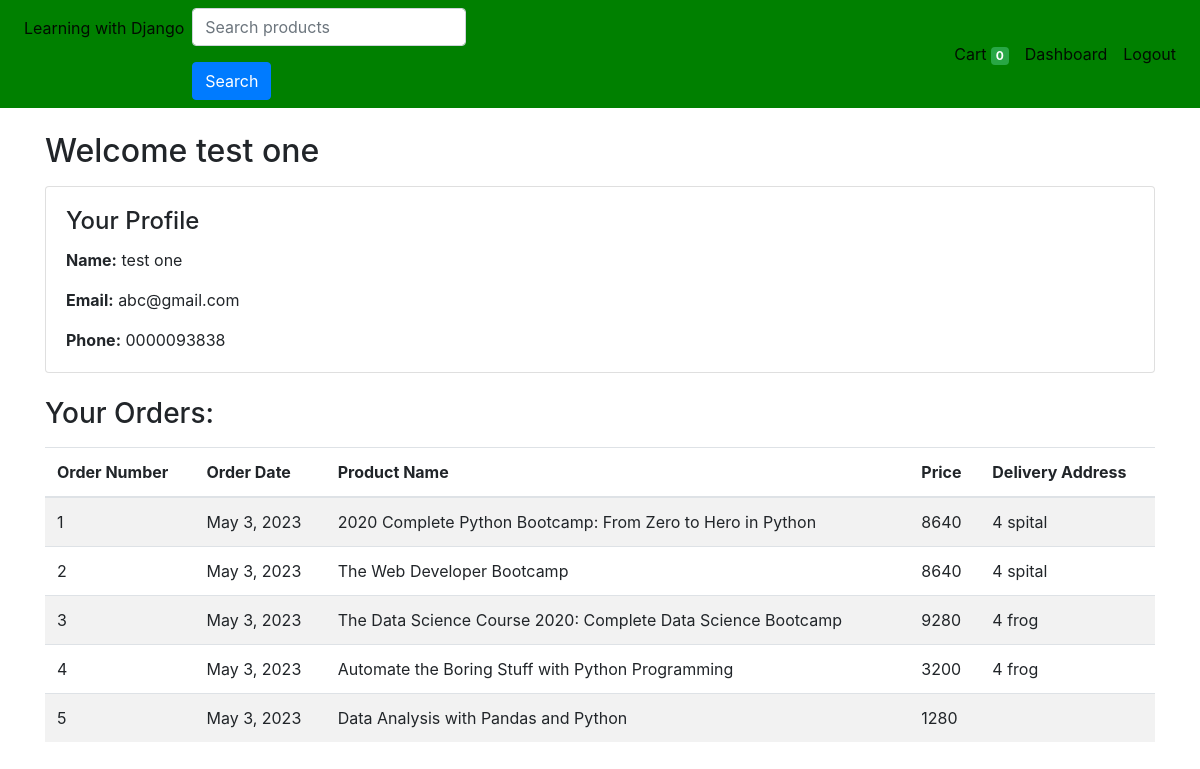
The app's page /user_dashboard (signed in), older data.
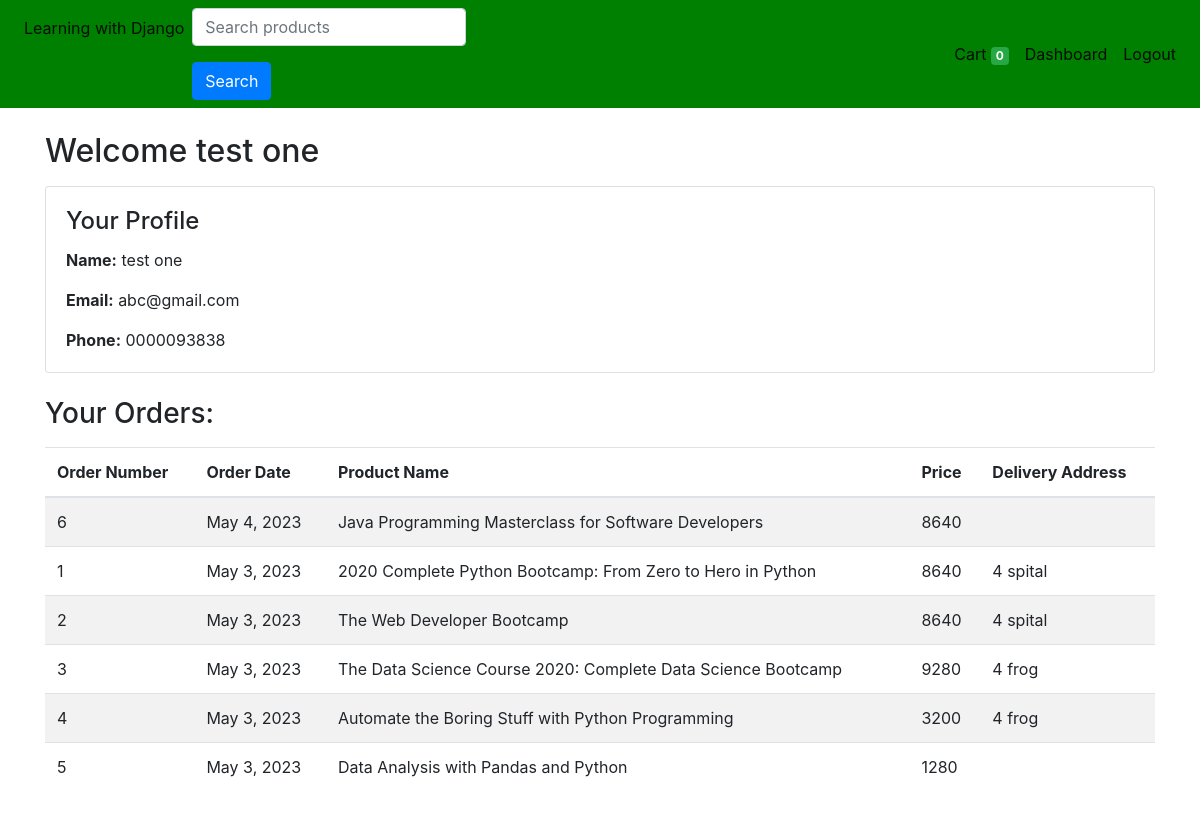
The same page, newer data.
### store/models/orders.py (models this page shows, shortened)
class Order(models.Model):
    product = models.ForeignKey(Products,
                                on_delete=models.CASCADE)
    customer = models.ForeignKey(Customer,
                                 on_delete=models.CASCADE)
    quantity = models.IntegerField(default=1)
    price = models.IntegerField()
    address = models.CharField (max_length=50, default='', blank=True)
    phone = models.CharField (max_length=50, default='', blank=True)
    date = models.DateField (default=datetime.datetime.today)
    @staticmethod
    def get_orders_by_customer(customer_id):
        return Order.objects.filter(customer=customer_id).order_by('-date')

### store/models/product.py (models this page shows, shortened)
class Products(models.Model):
    title = models.CharField(max_length=60)
    price_detail_amount= models.IntegerField(default=0)
    url= models.CharField(max_length=250, default='', blank=True, null= True)

### store/views/dashboard.py (the view)
# urls.py: path('user_dashboard', user_dashboard, name='user_dashboard'),
def user_dashboard(request):
    customer = Customer.objects.get(id=request.session['customer'])
    orders = Order.get_orders_by_customer(customer.id)
    context = {'customer': customer, 'orders': orders}
    return render(request, 'user_dashboard.html', context)

### store/templates/user_dashboard.html
{% extends 'base.html' %}
{% block content %}
  <div class="container mt-4">
    <h2 class="mb-3">Welcome {{ customer.first_name }} {{ customer.last_name }}</h2>
    <div class="card mb-4">
      <div class="card-body">
        <h4 class="card-title">Your Profile</h4>
        <p class="card-text"><strong>Name:</strong> {{ customer.first_name }} {{ customer.last_name }}</p>
        <p class="card-text"><strong>Email:</strong> {{ customer.email }}</p>
        <p class="card-text"><strong>Phone:</strong> {{ customer.phone }}</p>
      </div>
    </div>
    <h3 class="mb-3">Your Orders:</h3>
    {% if orders %}
      <div class="table-responsive mb-4">
        <table class="table table-striped">
          <thead>
            <tr>
              <th>Order Number</th>
              <th>Order Date</th>
              <th>Product Name</th>
              <th>Price</th>
              <th>Delivery Address</th>
            </tr>
          </thead>
          <tbody>
            {% for order in orders %}
              <tr>
                <td>{{ order.id }}</td>
                <td>{{ order.date }}</td>
                <td>{{ order.product.title }}</td>
                <td>{{ order.price }}</td>
                <td>{{ order.address }}</td>
              </tr>
            {% endfor %}
          </tbody>
        </table>
      </div>
    {% else %}
      <p>You have no orders.</p>
    {% endif %}
  </div>
{% endblock %}

Row changes from the older to the newer data that the page shows:
added Order: id "6", date "May 4, 2023", product "Java Programming Masterclass for Software Developers", price "8640"
